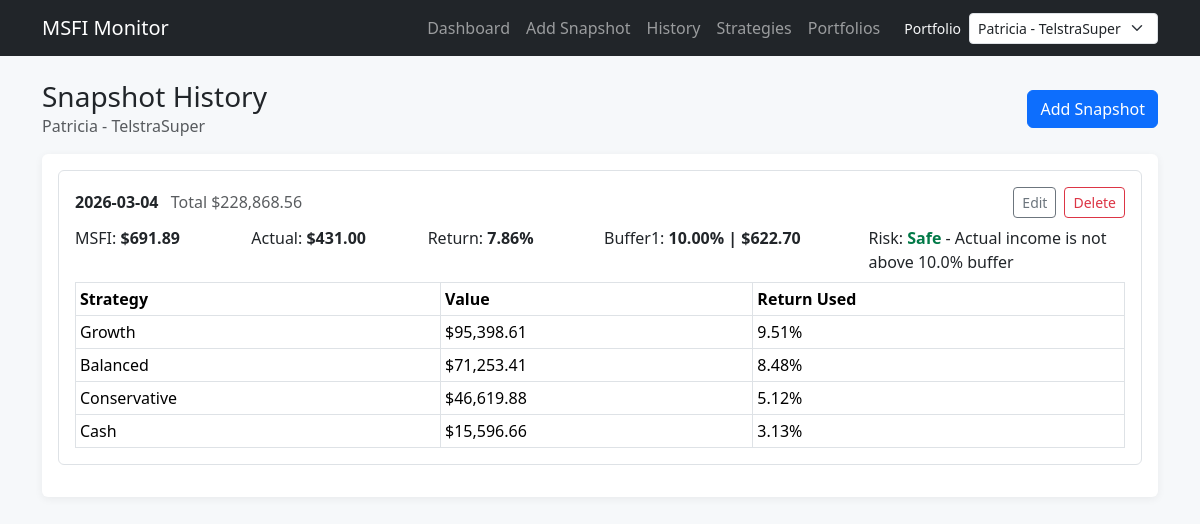
The app's page /history with its own data.
### tables this page shows
CREATE TABLE portfolios (
            id INTEGER PRIMARY KEY AUTOINCREMENT,
            name TEXT NOT NULL UNIQUE,
            buffer_1_percent REAL NOT NULL,
            buffer_2_percent REAL NOT NULL,
            created_at TEXT NOT NULL DEFAULT CURRENT_TIMESTAMP
        );

CREATE TABLE snapshots (
            id INTEGER PRIMARY KEY AUTOINCREMENT,
            portfolio_id INTEGER NOT NULL,
            snapshot_date TEXT NOT NULL,
            total_value REAL NOT NULL,
            weighted_return REAL NOT NULL,
            annual_earnings REAL NOT NULL,
            msfi REAL NOT NULL,
            buffer_1_percent REAL NOT NULL,
            buffer_2_percent REAL NOT NULL,
            buffer_1_value REAL NOT NULL,
            buffer_2_value REAL NOT NULL,
            actual_income REAL NOT NULL,
            risk_status TEXT NOT NULL,
            notes TEXT,
            created_at TEXT NOT NULL DEFAULT CURRENT_TIMESTAMP,
            FOREIGN KEY (portfolio_id) REFERENCES portfolios(id) ON DELETE RESTRICT
        );

CREATE TABLE snapshot_strategy_values (
            id INTEGER PRIMARY KEY AUTOINCREMENT,
            snapshot_id INTEGER NOT NULL,
            strategy_id INTEGER NOT NULL,
            strategy_value REAL NOT NULL,
            return_used REAL NOT NULL,
            FOREIGN KEY (snapshot_id) REFERENCES snapshots(id) ON DELETE CASCADE,
            FOREIGN KEY (strategy_id) REFERENCES strategies(id) ON DELETE RESTRICT
        );

CREATE TABLE strategies (
            id INTEGER PRIMARY KEY AUTOINCREMENT,
            portfolio_id INTEGER NOT NULL,
            name TEXT NOT NULL,
            default_return_5yr REAL NOT NULL,
            active_flag INTEGER NOT NULL DEFAULT 1,
            created_at TEXT NOT NULL DEFAULT CURRENT_TIMESTAMP,
            UNIQUE(portfolio_id, name),
            FOREIGN KEY (portfolio_id) REFERENCES portfolios(id) ON DELETE RESTRICT
        );

### app.py (the view)
    @app.route("/history")
    def history():
        portfolio_id = request.args.get("portfolio_id", type=int) or _active_portfolio_id()
        if portfolio_id is None:
            return render_template("history.html", portfolio=None, snapshots=[], snapshot_details={})
        portfolio = get_portfolio_by_id(portfolio_id)
        if portfolio is None:
            abort(404)
        snapshots = get_snapshots_by_portfolio(portfolio_id)
        snapshot_details = {}
        for row in snapshots:
            snapshot_details[int(row["id"])] = get_snapshot_strategy_rows(int(row["id"]))
        return render_template(
            "history.html",
            portfolio=portfolio,
            snapshots=snapshots,
            snapshot_details=snapshot_details,
        )

### app.py (called while the page is built)
def _risk_explanation(risk_status: str, buffer_1_percent: float, buffer_2_percent: float | None = None) -> str:
    buffer_1_label = round(buffer_1_percent * 100, 2)
    buffer_2_label = round((buffer_2_percent if buffer_2_percent is not None else buffer_1_percent) * 100, 2)
    if risk_status == "Overdrawing":
        return "Actual income is above MSFI"
    if risk_status == "Alert":
        return f"Actual income exceeds {buffer_1_label}% buffer"
    if risk_status == "Caution":
        return f"Actual income exceeds {buffer_2_label}% buffer"
    return f"Actual income is not above {buffer_2_label}% buffer"

def _active_portfolio_id() -> int | None:
    portfolios = get_all_portfolios()
    if not portfolios:
        return None
    requested_id = request.args.get("portfolio_id", type=int)
    if requested_id is not None and any(int(p["id"]) == requested_id for p in portfolios):
        return requested_id
    return int(portfolios[0]["id"])

### database.py (called while the page is built)
def get_db():
    if "db" not in g:
        app_config = g.get("app_config", current_app.config)
        database_path = app_config["DATABASE"]
        connection = sqlite3.connect(database_path)
        connection.row_factory = sqlite3.Row
        connection.execute("PRAGMA foreign_keys = ON")
        g.db = connection
    return g.db

### models.py (called while the page is built)
def get_all_portfolios():
    db = get_db()
    return db.execute("SELECT * FROM portfolios ORDER BY name ASC").fetchall()

def get_portfolio_by_id(portfolio_id: int):
    db = get_db()
    return db.execute("SELECT * FROM portfolios WHERE id = ?", (portfolio_id,)).fetchone()

def get_snapshots_by_portfolio(portfolio_id: int):
    db = get_db()
    return db.execute(
        """
        SELECT s.*, p.name AS portfolio_name
        FROM snapshots s
        INNER JOIN portfolios p ON p.id = s.portfolio_id
        WHERE s.portfolio_id = ?
        ORDER BY s.snapshot_date DESC, s.id DESC
        """,
        (portfolio_id,),
    ).fetchall()

def get_snapshot_strategy_rows(snapshot_id: int):
    db = get_db()
    return db.execute(
        """
        SELECT ssv.*, st.name AS strategy_name, st.active_flag
        FROM snapshot_strategy_values ssv
        INNER JOIN strategies st ON st.id = ssv.strategy_id
        WHERE ssv.snapshot_id = ?
        ORDER BY st.id ASC
        """,
        (snapshot_id,),
    ).fetchall()

### templates/history.html (shortened to what this page needs)
{% extends "base.html" %}
{% block content %}
<div class="d-flex justify-content-between align-items-center mb-3">
    <div>
        <h1 class="h3 m-0">Snapshot History</h1>
        {% if portfolio %}
        <div class="text-muted">{{ portfolio["name"] }}</div>
        {% endif %}
    </div>
    {% if portfolio %}
    <a class="btn btn-primary" href="{{ url_for('add_snapshot', portfolio_id=portfolio['id']) }}">Add Snapshot</a>
    {% endif %}
</div>
<div class="card p-3">
    {% if snapshots %}
    {% for row in snapshots %}
    <div class="border rounded p-3 mb-3">
        <div class="d-flex justify-content-between align-items-center mb-2">
            <div>
                <strong>{{ row["snapshot_date"] }}</strong>
                <span class="text-muted ms-2">Total ${{ "{:,.2f}".format(row["total_value"]) }}</span>
            </div>
            <div class="d-flex gap-2">
                <a class="btn btn-outline-secondary btn-sm" href="{{ url_for('edit_snapshot', snapshot_id=row['id']) }}">Edit</a>
                <form method="post" action="{{ url_for('remove_snapshot', snapshot_id=row['id']) }}" onsubmit="return confirm('Delete this snapshot?');">
                    <button type="submit" class="btn btn-outline-danger btn-sm">Delete</button>
                </form>
            </div>
        </div>
        <div class="row g-2 mb-2">
            <div class="col-md-2">MSFI: <strong>${{ "{:,.2f}".format(row["msfi"]) }}</strong></div>
            <div class="col-md-2">Actual: <strong>${{ "{:,.2f}".format(row["actual_income"]) }}</strong></div>
            <div class="col-md-2">Return: <strong>{{ "{:.2f}%".format(row["weighted_return"] * 100) }}</strong></div>
            <div class="col-md-3">Buffer1: <strong>{{ "{:.2f}%".format(row["buffer_1_percent"] * 100) }} | ${{ "{:,.2f}".format(row["buffer_1_value"]) }}</strong></div>
            <div class="col-md-3">Risk: <strong class="risk-{{ row['risk_status'] }}">{{ row["risk_status"] }}</strong> - {{ risk_explanation(row["risk_status"], row["buffer_1_percent"]) }}</div>
        </div>
        <div class="table-responsive">
            <table class="table table-sm table-bordered mb-0">
                <thead>
                <tr>
                    <th>Strategy</th>
                    <th>Value</th>
                    <th>Return Used</th>
                </tr>
                </thead>
                <tbody>
                {% for detail in snapshot_details[row["id"]] %}
                <tr>
                    <td>{{ detail["strategy_name"] }}</td>
                    <td>${{ "{:,.2f}".format(detail["strategy_value"]) }}</td>
                    <td>{{ "{:.2f}%".format(detail["return_used"] * 100) }}</td>
                </tr>
                {% endfor %}
                </tbody>
            </table>
        </div>
    </div>
    {% endfor %}
    {% else %}
    <p class="mb-0">No history yet for this portfolio.</p>
    {% endif %}
</div>
{% endblock %}

### templates/base.html (style rules this page uses)
body { background-color: #f6f8fa; }
.card { border: 0; box-shadow: 0 0.125rem 0.5rem rgba(0, 0, 0, 0.06); }
.risk-Safe { color: #027a48; font-weight: 700; }

### records on screen
portfolios: name "Patricia - TelstraSuper"
snapshots: snapshot_date "2026-03-04", total_value "228,868.56", msfi "691.89", actual_income "431.00", row['weighted_return']*100 "7.86%", row['buffer_1_percent']*100 "10.00%", buffer_1_value "622.70", risk_status "Safe", risk_status+buffer_1_percent "Actual income is not above 10.0% buffer"
snapshot_strategy_values: strategy_name "Growth", strategy_value "95,398.61", detail['return_used']*100 "9.51%"
snapshot_strategy_values: strategy_name "Balanced", strategy_value "71,253.41", detail['return_used']*100 "8.48%"
snapshot_strategy_values: strategy_name "Conservative", strategy_value "46,619.88", detail['return_used']*100 "5.12%"
snapshot_strategy_values: strategy_name "Cash", strategy_value "15,596.66", detail['return_used']*100 "3.13%"

### other values on screen
form field value "Patricia - TelstraSuper"
